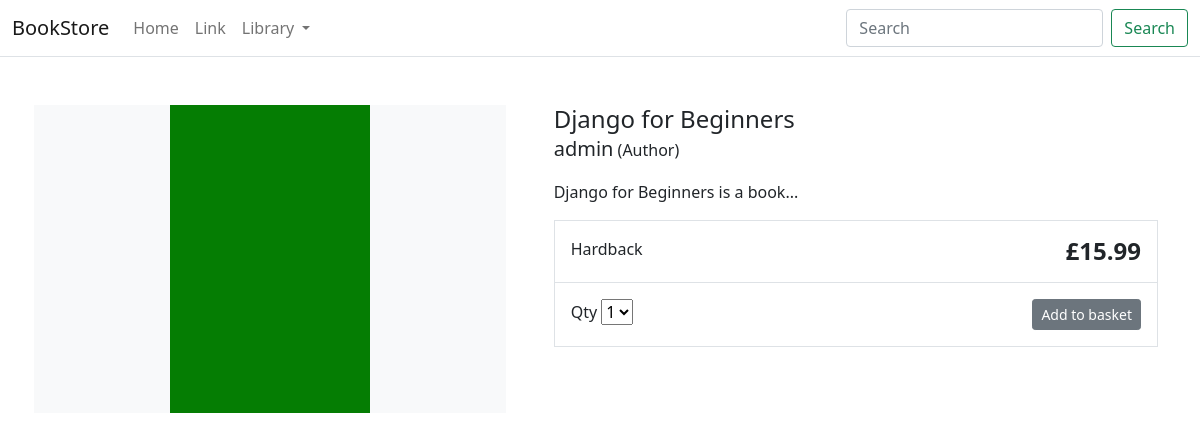
Screenshot of /item/django/ with the database file from the repository.
### store/models.py (models this page shows, shortened)
class Product(models.Model):
    category = models.ForeignKey(Category, related_name='product', on_delete=models.CASCADE)
    created_by = models.ForeignKey(User, on_delete=models.CASCADE, related_name='product_creator')
    title = models.CharField(max_length=255)
    author = models.CharField(max_length=255, default='admin')
    description = models.TextField(blank=True)
    image = models.ImageField(upload_to='images/')
    slug = models.SlugField(max_length=255)
    price = models.DecimalField(max_digits=4, decimal_places=2)
    in_stock = models.BooleanField(default=True)
    is_active = models.BooleanField(default=True)
    created = models.DateTimeField(auto_now_add=True)
    updated = models.DateTimeField(auto_now=True)
    objects = models.Manager()
    products = ProductManager()
    class Meta:
        verbose_name_plural = 'Products'
        ordering = ('-created',)

### store/views.py (the view)
# urls.py: path('item/<slug:slug>/', views.product_detail, name='product_detail'),
def product_detail(request, slug):
    product = get_object_or_404(Product, slug=slug, in_stock=True)
    return render(request, 'store/products/detail.html', {'product': product})

### store/models.py (called while the page is built)
    def get_absolute_url(self):
        return reverse('store:category_list', args=[self.slug])

### store/views.py (called while the page is built)
def categories(request):
    return {
        'categories': Category.objects.all()
    }

### templates/store/products/detail.html (shortened to what this page needs)
{% extends "store/base.html" %}
{% load static %}
{% block content %}
<div class="container">
    <main class="pt-5">
        <div class="row g-3">
            <div class="col-md-5 col-lg-5 order-md-first bg-light">
                <img class="img-fluid mx-auto d-block" width="200px" alt="Responsive image" src="{{ product.image.url }}">
            </div>
            <div class="col-md-7 col-lg-7 ps-md-3 ps-lg-5">
                <h1 class="mb-0 h4">{{ product.title }}</h1>
                <p><span class="lead">{{ product.author }}</span> (Author)</p>
                <p>{{ product.description|slice:":355" }}...</p>
                <div class="border">
                    <div class="col border-bottom">
                        <div class="row p-3">
                            <div class="col-6">Hardback</div>
                            <div class="col-6 text-end"><span class="h4 fw-bold">£{{ product.price }}</span></div>
                        </div>
                    </div>
                    <div class="col">
                        <div class="row p-3">
                            <div class="col-6">
                                <label for="select">Qty</label>
                                <select id="select">
                                    <option value="">1</option>
                                </select>
                            </div>
                            <div class="col-6 text-end"><button type="button" class="btn btn-secondary btn-sm">Add to
                                    basket</button></div>
                        </div>
                    </div>
                </div>
            </div>
        </div>
    </main>
</div>
{% endblock %}

### rows the page displays
Product: image (picture), title "Django for Beginners", author "admin", description "Django for Beginners is a book", price "15.99"
